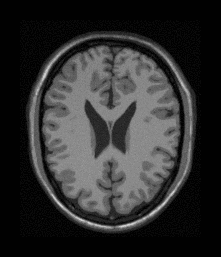
#> input picture src/Bridge/NumPy/ConvertNumPyArrayToitkImage/Slicer.png, 221 x 257 px
$ python histogram_plot.py ../../../Bridge/NumPy/ConvertNumPyArrayToitkImage/Slicer.png ../../../Bridge/NumPy/ConvertNumPyArrayToitkImage/Slicer.png
#> lines starting #> are read from the running program, lines starting #| are printed output that depends on the picture
#!/usr/bin/env python

# ==========================================================================
#
#   Copyright NumFOCUS
#
#   Licensed under the Apache License, Version 2.0 (the "License")
#   you may not use this file except in compliance with the License.
#   You may obtain a copy of the License at
#
#          https://www.apache.org/licenses/LICENSE-2.0.txt
#
#   Unless required by applicable law or agreed to in writing, software
#   distributed under the License is distributed on an "AS IS" BASIS,
#   WITHOUT WARRANTIES OR CONDITIONS OF ANY KIND, either express or implied.
#   See the License for the specific language governing permissions and
#   limitations under the License.
#
# ==========================================================================

import os
import sys

import matplotlib.pyplot as plt
import matplotlib.image as mpimg


str(sys.argv)

img = mpimg.imread(sys.argv[1])
#> img is the input picture: shape (257, 221, 4) float32; mean R, G, B, A 0.184, 0.184, 0.184, 1

fig, ax = plt.subplots()

n, bins, patches = ax.hist(img.ravel(), bins=256, fc="k", ec="k")
#> n = 256 values, max 74364 at index 0, min 0 at index 1, mean 887.5; bins = 257 values from 0.00392 to 1; patches = 256 items

ax.set_xlabel("Smarts")
ax.set_ylabel("Frequency")
ax.set_title(sys.argv[2])

base = os.path.basename(sys.argv[1])

output_figure_name = os.path.splitext(base)[0] + "_histogram.png"

fig.tight_layout()
plt.show()
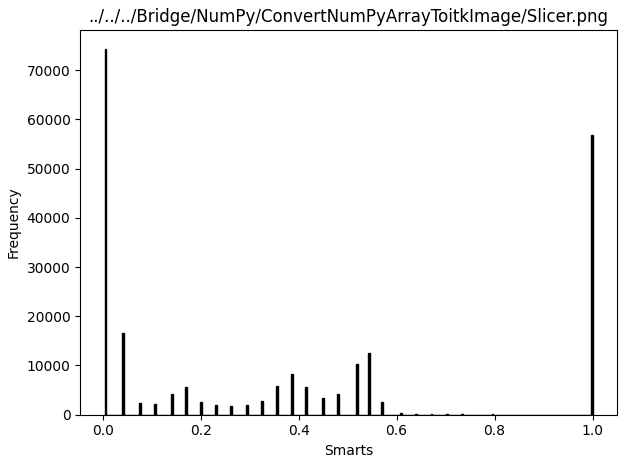
#> figure drawn by matplotlib, 1 panel; tallest bar 74364 high, from x = 0.00392 to 0.00781

fig.savefig(output_figure_name)

$ run again, on src/Filtering/ImageFeature/AdditiveGaussianNoiseImageFilter/Gourds8.png
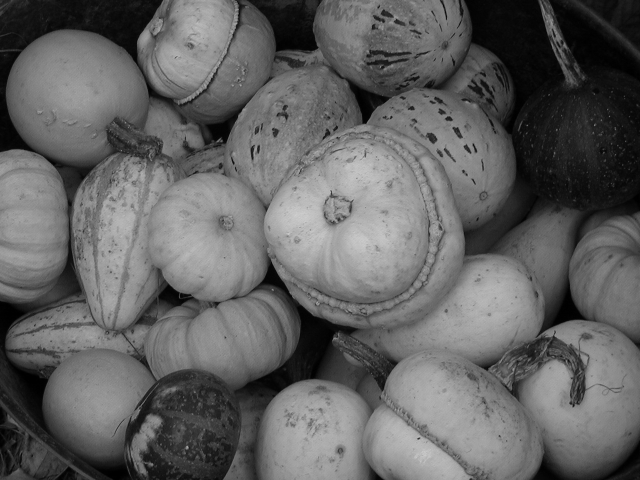
#> input picture src/Filtering/ImageFeature/AdditiveGaussianNoiseImageFilter/Gourds8.png, 640 x 480 px
#> img is the input picture: shape (480, 640) float32; min 0, max 0.816, mean 0.384
#> n = 256 values, max 2807 at index 152, min 0 at index 5, mean 1200; bins = 257 values from 0 to 0.816; patches = 256 items
#> `plt.show()`:
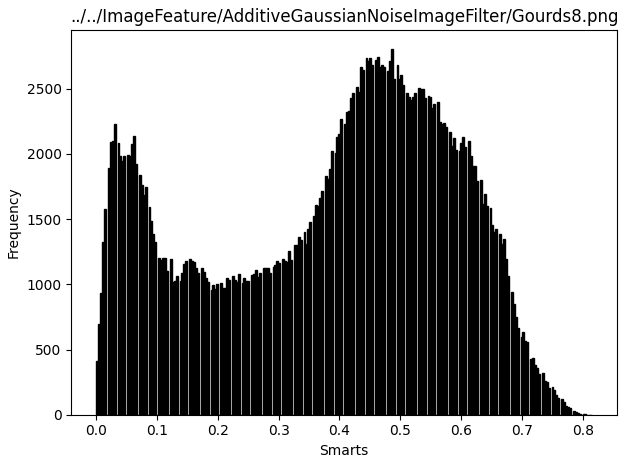
#> figure drawn by matplotlib, 1 panel; tallest bar 2807 high, from x = 0.484 to 0.488
